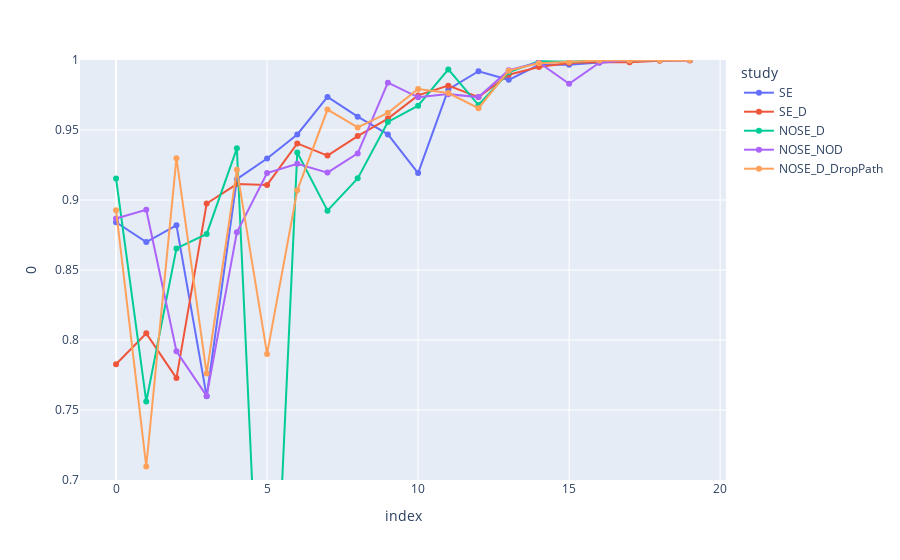

The notebook cell saved with this chart:
### Code cell
import plotly.express as px
scatter_df=pd.concat([corr_coeff_vainilla["SE"],corr_coeff_vainilla["SE_D"],corr_coeff_vainilla["NOSE_D"],corr_coeff_vainilla["NOSE_NOD"], corr_coeff_vainilla["NOSE_D_DropPath"]])
fig = px.line(scatter_df,x="index", y=0,color='study', markers=True)
#fig.add_scatter(x=x, y=y_std, mode='markers', name='Data2',trendline="ols", marker=dict(color='green'))
fig.update_layout(height=800)
fig.update_yaxes(range=[0.7, 1]) 
fig.show()

### Figure 1 — Plotly figure (JSON) as saved in the notebook; plotly's stock layout.template omitted (floating-point values rounded to 4 significant figures)
{"data": [{"hovertemplate": "study=SE<br>index=%{x}<br>0=%{y}<extra></extra>", "legendgroup": "SE", "line": {"color": "#636efa", "dash": "solid"}, "marker": {"symbol": "circle"}, "mode": "lines+markers", "name": "SE", "orientation": "v", "showlegend": true, "type": "scatter", "x": [0, 1, 2, 3, 4, 5, 6, 7, 8, 9, 10, 11, 12, 13, 14, 15, 16, 17, 18, 19], "xaxis": "x", "y": [0.8841, 0.8699, 0.8819, 0.7597, 0.9149, 0.9296, 0.9468, 0.9737, 0.9596, 0.9469, 0.9192, 0.9789, 0.992, 0.9858, 0.9965, 0.9965, 0.9981, 0.9993, 1.0, 1.0], "yaxis": "y"}, {"hovertemplate": "study=SE_D<br>index=%{x}<br>0=%{y}<extra></extra>", "legendgroup": "SE_D", "line": {"color": "#EF553B", "dash": "solid"}, "marker": {"symbol": "circle"}, "mode": "lines+markers", "name": "SE_D", "orientation": "v", "showlegend": true, "type": "scatter", "x": [0, 1, 2, 3, 4, 5, 6, 7, 8, 9, 10, 11, 12, 13, 14, 15, 16, 17, 18, 19], "xaxis": "x", "y": [0.7827, 0.8048, 0.7728, 0.8975, 0.9114, 0.9107, 0.9404, 0.9317, 0.9457, 0.9582, 0.9747, 0.9817, 0.9735, 0.9895, 0.995, 0.9978, 0.9985, 0.9983, 0.9994, 0.9996], "yaxis": "y"}, {"hovertemplate": "study=NOSE_D<br>index=%{x}<br>0=%{y}<extra></extra>", "legendgroup": "NOSE_D", "line": {"color": "#00cc96", "dash": "solid"}, "marker": {"symbol": "circle"}, "mode": "lines+markers", "name": "NOSE_D", "orientation": "v", "showlegend": true, "type": "scatter", "x": [0, 1, 2, 3, 4, 5, 6, 7, 8, 9, 10, 11, 12, 13, 14, 15, 16, 17, 18, 19], "xaxis": "x", "y": [0.9153, 0.7561, 0.8654, 0.8758, 0.9369, 0.4646, 0.9339, 0.8924, 0.9155, 0.9557, 0.9674, 0.9933, 0.9678, 0.9912, 0.9991, 0.9988, 0.9996, 0.9998, 1.0, 1.0], "yaxis": "y"}, {"hovertemplate": "study=NOSE_NOD<br>index=%{x}<br>0=%{y}<extra></extra>", "legendgroup": "NOSE_NOD", "line": {"color": "#ab63fa", "dash": "solid"}, "marker": {"symbol": "circle"}, "mode": "lines+markers", "name": "NOSE_NOD", "orientation": "v", "showlegend": true, "type": "scatter", "x": [0, 1, 2, 3, 4, 5, 6, 7, 8, 9, 10, 11, 12, 13, 14, 15, 16, 17, 18, 19], "xaxis": "x", "y": [0.8868, 0.893, 0.7919, 0.7601, 0.8769, 0.9192, 0.9259, 0.9196, 0.9333, 0.9838, 0.9734, 0.9756, 0.9735, 0.9927, 0.9982, 0.9831, 0.9981, 0.9999, 0.9999, 1], "yaxis": "y"}, {"hovertemplate": "study=NOSE_D_DropPath<br>index=%{x}<br>0=%{y}<extra></extra>", "legendgroup": "NOSE_D_DropPath", "line": {"color": "#FFA15A", "dash": "solid"}, "marker": {"symbol": "circle"}, "mode": "lines+markers", "name": "NOSE_D_DropPath", "orientation": "v", "showlegend": true, "type": "scatter", "x": [0, 1, 2, 3, 4, 5, 6, 7, 8, 9, 10, 11, 12, 13, 14, 15, 16, 17, 18, 19], "xaxis": "x", "y": [0.8927, 0.7097, 0.9299, 0.776, 0.9217, 0.7901, 0.9069, 0.9646, 0.9518, 0.9623, 0.9793, 0.9764, 0.9656, 0.9924, 0.9976, 0.9986, 0.9997, 0.9996, 0.9998, 1.0], "yaxis": "y"}], "layout": {"autosize": true, "legend": {"title": {"text": "study"}, "tracegroupgap": 0}, "margin": {"t": 60}, "xaxis": {"anchor": "y", "autorange": true, "domain": [0, 1], "range": [-1.258, 20.26], "title": {"text": "index"}, "type": "linear"}, "yaxis": {"anchor": "x", "domain": [0, 1], "range": [0.7, 1], "title": {"text": "0"}, "type": "linear"}}}
